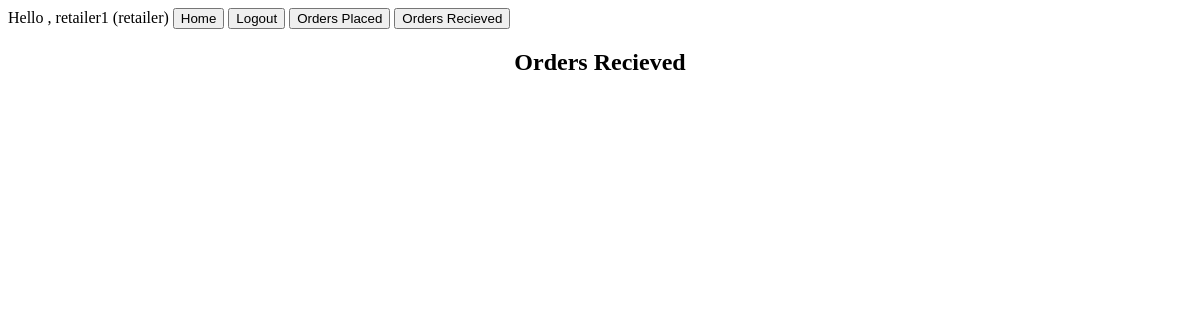
The app's page /med/recent_orders_r/ (signed in), older data.
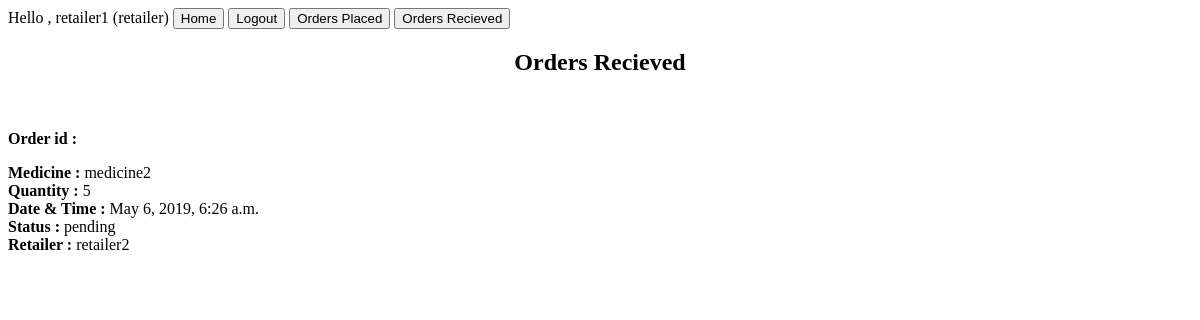
The same page, newer data.
### med/models.py (models this page shows, shortened)
class Order(models.Model):
    medicine=models.ForeignKey('medicine',on_delete=models.CASCADE,related_name='medicine_orders')
    quantity=models.IntegerField(default=0)
    placed_by=models.ForeignKey('UserProfile',on_delete=models.CASCADE,limit_choices_to={'is_supplier':False},related_name='order_placed')
    placed_to=models.ForeignKey('UserProfile',on_delete=models.CASCADE,related_name='order_recieved')
    status_choice=(('Pending',"Pending"),('Approved',"Approved"),('Declined',"Declined"))
    status=models.CharField(max_length=15,choices=status_choice,default=None)
    date_time=models.DateTimeField('date_placed')
    order_id=models.CharField(max_length=5,null=True,blank=True)

class medicine(models.Model):
    name=models.CharField(max_length=50,null=False)
    price=models.IntegerField()
    description=models.TextField(max_length=250,null=True,blank=True)
    user=models.ManyToManyField('UserProfile',through='stock')

class UserProfile(models.Model):
    user=models.OneToOneField(User,on_delete=models.CASCADE,primary_key=True,related_name="profile_user")
    role_choice=(('retailer',"retailer"),('distributor',"distributor"),('supplier',"supplier"))
    role=models.CharField(max_length=15,choices=role_choice,default=None)
    is_supplier=models.BooleanField(default=False)

### med/views.py (the view)
# urls.py: path('recent_orders_r/',views.recent_orders_r,name='recent_orders_r'),
@login_required(login_url='med:login')
def recent_orders_r(request):
    user=request.user.profile_user
    orders=Order.objects.filter(placed_to=user).order_by('-date_time')
    return render(request,'med/recent_orders_r.html',{'orders':orders})

### med/templates/med/recent_orders_r.html (shortened to what this page needs)
<a>Hello , {{ request.user.username }} ({{ request.user.profile_user.role }})</a>
<a href={% url 'med:home' %}><button>Home</button></a>
  <a href={% url 'med:logout' %}><button>Logout</button></a>
  <a href={% url 'med:recent_orders_p' %}><button>Orders Placed</button></a>
  <a href={% url 'med:recent_orders_r' %}><button>Orders Recieved</button></a>
<center><h2>Orders Recieved</h2></center>
<body>
<br>
  {% for order in orders %}
  <p><b>Order id : {{order_id}}</b></p>
  <p><p1><b>Medicine : </b>{{ order.medicine.name }}</p1><br>
  <p2><b>Quantity : </b>{{ order.quantity }}</p2><br>
  <p3><b>Date & Time : </b>{{ order.date_time }}</p3><br>
  <p4><b>Status : </b>{{order.status}}</p4><br>
  <p5><b>Retailer : </b>{{ order.placed_by.user.username}}</p5><br><br>
  {% endfor %}
  </body>

Row changes from the older to the newer data that the page shows:
added Order: medicine.name "medicine2", quantity "5", date_time "May 6, 2019, 6:26 a.m.", status "pending", placed_by.user.username "retailer2"
